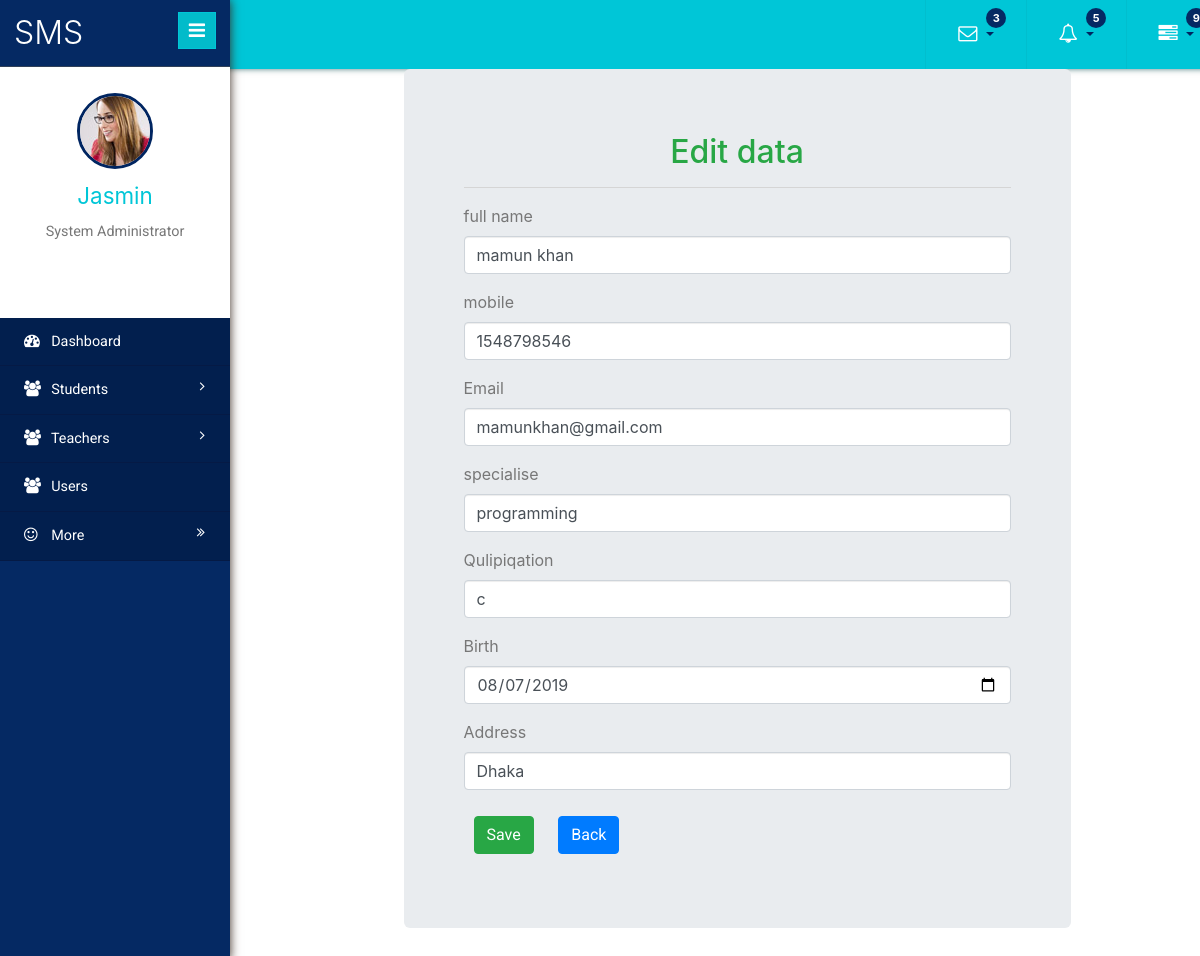
/admin/teacher_edit.php?id=16, run on the app's committed database.
### tables this page shows
CREATE TABLE `teachers` (
  `id` int(11) NOT NULL,
  `serial` int(11) NOT NULL,
  `fullname` varchar(255) NOT NULL,
  `username` varchar(255) NOT NULL,
  `mobile` int(12) NOT NULL,
  `email` varchar(255) NOT NULL,
  `specialise` varchar(255) NOT NULL,
  `Qulipiqation` varchar(255) NOT NULL,
  `dob` date NOT NULL,
  `address` varchar(255) NOT NULL,
  `photo` varchar(255) NOT NULL
);

### admin/teacher_edit.php (the view)
<?php
    include ('database/connection.php');
    $id = $_GET['id'];
    $sql = "SELECT * FROM teachers WHERE id = '$id'";
    $query = mysqli_query($conn,$sql);
    $edit_teacher = mysqli_fetch_assoc($query);
?>
<!DOCTYPE HTML>
<html>
<?php include ('includes/layout_page.php'); ?>
<body>
   <div class="page-container">
	<div class="left-content">
	   <div class="inner-content">
<?php include ('includes/top_menu.php'); ?>
<div class="container">
    <div class="row">
        <div class="col-md-2">
        </div>
        <div class="col-md-8">
<div class="jumbotron">
<h2 class="text-center text-success">Edit data</h2>
<hr>
<form action='teacher_updt.php?id=<?=$id?>;' method="post">
  <div class="form-group">
<label data-error="wrong" data-success="right" for="fname">full name</label>
<input required type="text" class="form-control validate" value="<?=$edit_teacher['fullname'];?>"name="fname"/>
  </div>
  <div class="form-group">
<label data-error="wrong" data-success="right" for="mobile">mobile</label>
<input type="text" class="form-control validate" value="<?=$edit_teacher['mobile'];?>" name="mobile" required/>
  </div>
  <div class="form-group">
    <label data-error="wrong" data-success="right" for="email">Email</label>
    <input type="email" class="form-control validate" value="<?=$edit_teacher['email']; ?>" name="email" required/>
  </div>
  <div class="form-group">
<label data-error="wrong" data-success="right" for="specialise">specialise</label>
<input type="text" class="form-control validate" value="<?=$edit_teacher['specialise']; ?>" name="specialise" required/>
  </div>
  <div class="form-group">
<label data-error="wrong" data-success="right" for="Qulipiqation">Qulipiqation</label>
<input type="text" class="form-control validate" value="<?=$edit_teacher['Qulipiqation']; ?>" name="Qulipiqation" required/>
  </div>
  <div class="form-group">
    <label data-error="wrong" data-success="right" for="dob">Birth</label>
<input type="date" class="form-control validate" value="<?=$edit_teacher['dob']; ?>" name="dob" required/>
  </div>
  <div class="form-group">
    <label data-error="wrong" data-success="right" for="address">Address</label>
<input type="text" class="form-control validate" value="<?=$edit_teacher['address']; ?>" name="address" required/>
  </div>
  <a href="teacher_updt.php?id=<?=$edit_teacher['id'];?>" name="Save" class="btn btn-success">Save</a>
  <a href="index.php?page=teachers"  class="btn btn-primary">Back</a>
</form>
</div>
    </div>
    <div class="col-md-2">
        </div>
</div>
</div>
<?php include ('includes/left_sidebar.php'); ?>
</body>
</html>

### data on the page
teachers: fname "mamun khan", mobile "1548798546", email "mamunkhan@gmail.com", specialise "programming", Qulipiqation "c", dob "08/07/2019", address "Dhaka"
